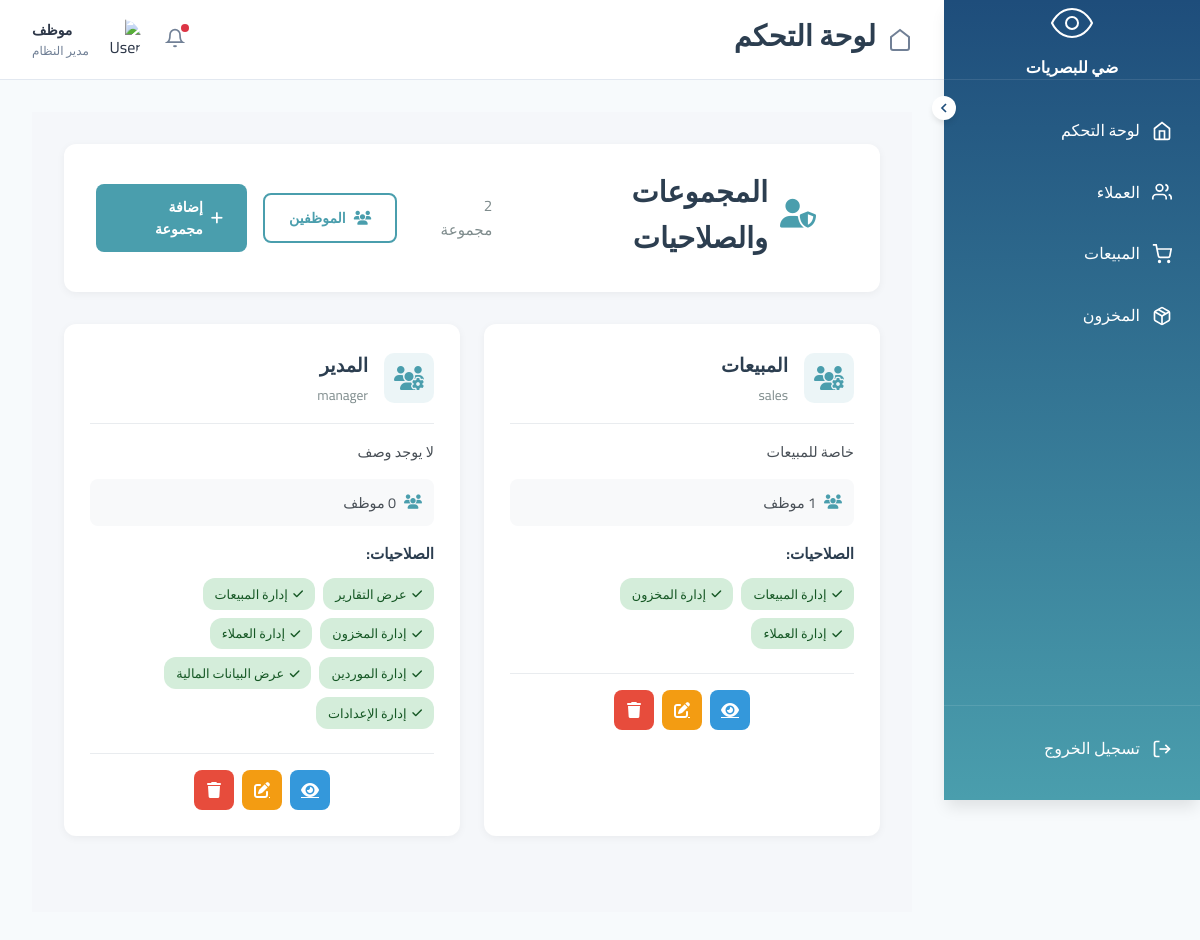
/employees/groups/ (signed in), run on the app's committed database.
### settings/models.py (models this page shows, shortened)
class CompanySettings(models.Model):
    company_name_ar = models.CharField('اسم المؤسسة (عربي)', max_length=200, blank=True)
    company_name_en = models.CharField('اسم المؤسسة (إنجليزي)', max_length=200, blank=True)
    logo = models.ImageField('شعار المؤسسة', upload_to='company/', blank=True, null=True)
    unified_number = models.CharField('الرقم الموحد', max_length=50, blank=True)
    commercial_register = models.CharField('السجل التجاري', max_length=50, blank=True)
    tax_number = models.CharField('الرقم الضريبي', max_length=50, blank=True)
    national_address = models.TextField('العنوان الوطني', blank=True)
    location_url = models.URLField('رابط الموقع', blank=True)
    phone_regex = RegexValidator(
        regex=r'^\+?966?\d{9,10}$',
        message="رقم الهاتف يجب أن يكون بصيغة: '0501234567' أو '+966501234567'"
    )
    contact_phone = models.CharField(
        'رقم الجوال',
        validators=[phone_regex],
        max_length=17,
        blank=True
    )
    contact_email = models.EmailField('البريد الإلكتروني', blank=True)
    owner_name = models.CharField('اسم المفوض/المالك', max_length=200, blank=True)
    owner_id_number = models.CharField('رقم الهوية', max_length=20, blank=True)
    owner_phone = models.CharField(
        'رقم جوال المفوض',
        validators=[phone_regex],
        max_length=17,
        blank=True
    )
    owner_email = models.EmailField('بريد المفوض الإلكتروني', blank=True)
    created_at = models.DateTimeField('تاريخ الإنشاء', auto_now_add=True)
    updated_at = models.DateTimeField('تاريخ التحديث', auto_now=True)
    class Meta:
        verbose_name = 'إعدادات المؤسسة'
        verbose_name_plural = 'إعدادات المؤسسة'
    @classmethod
    def get_settings(cls):
        settings, created = cls.objects.get_or_create(pk=1)
        return settings

### employees/models.py (models this page shows, shortened)
class EmployeeGroup(models.Model):
    name = models.CharField('اسم المجموعة', max_length=100, unique=True)
    name_arabic = models.CharField('الاسم بالعربي', max_length=100)
    description = models.TextField('الوصف', blank=True)
    group = models.OneToOneField(Group, on_delete=models.CASCADE, related_name='employee_group')
    can_view_reports = models.BooleanField('عرض التقارير', default=False)
    can_manage_sales = models.BooleanField('إدارة المبيعات', default=False)
    can_manage_inventory = models.BooleanField('إدارة المخزون', default=False)
    can_manage_customers = models.BooleanField('إدارة العملاء', default=False)
    can_manage_suppliers = models.BooleanField('إدارة الموردين', default=False)
    can_view_financial = models.BooleanField('عرض البيانات المالية', default=False)
    can_manage_settings = models.BooleanField('إدارة الإعدادات', default=False)
    created_at = models.DateTimeField('تاريخ الإنشاء', auto_now_add=True)
    updated_at = models.DateTimeField('تاريخ التحديث', auto_now=True)
    class Meta:
        verbose_name = 'مجموعة موظفين'
        verbose_name_plural = 'مجموعات الموظفين'
        ordering = ['name']

### employees/views.py (the view)
# urls.py: path('groups/', views.group_list, name='group_list'),
@login_required
def group_list(request):
    groups = EmployeeGroup.objects.annotate(
        employees_count=Count('group__user')
    ).all()
    context = {
        'groups': groups,
    }
    return render(request, 'employees/group_list.html', context)

### config/context_processors.py (called while the page is built)
def company_settings(request):
    settings = CompanySettings.get_settings()
    return {
        'company_settings': settings,
        'company_name': settings.company_name_ar or 'اسم المؤسسة',
        'company_logo': settings.logo.url if settings.logo else None,
    }

### templates/employees/group_list.html (shortened to what this page needs)
{% extends 'base.html' %}
{% load static %}
{% block extra_css %}
<link rel="stylesheet" href="{% static 'css/employees/employees.css' %}">
{% endblock %}
{% block content %}
<div class="employees-page">
    <div class="page-header">
        <div class="header-content">
            <h1>
                <i class="fas fa-user-shield"></i>
                المجموعات والصلاحيات
            </h1>
            <p class="subtitle">{{ groups.count }} مجموعة</p>
        </div>
        <div class="header-actions">
            <a href="{% url 'employees:list' %}" class="btn btn-outline">
                <i class="fas fa-users"></i>
                الموظفين
            </a>
            <a href="{% url 'employees:group_add' %}" class="btn btn-primary">
                <i class="fas fa-plus"></i>
                إضافة مجموعة
            </a>
        </div>
    </div>
    <div class="groups-grid">
        {% for group in groups %}
        <div class="group-card">
            <div class="group-header">
                <div class="group-icon">
                    <i class="fas fa-users-cog"></i>
                </div>
                <div class="group-info">
                    <h3>{{ group.name_arabic }}</h3>
                    <p class="group-code">{{ group.name }}</p>
                </div>
            </div>
            <div class="group-description">
                {{ group.description|default:"لا يوجد وصف"|truncatewords:15 }}
            </div>
            <div class="group-stats">
                <div class="stat-item">
                    <i class="fas fa-users"></i>
                    <span>{{ group.employees_count }} موظف</span>
                </div>
            </div>
            <div class="group-permissions">
                <h4>الصلاحيات:</h4>
                <div class="permissions-list">
                    {% if group.can_view_reports %}
                    <span class="permission-badge"><i class="fas fa-check"></i> عرض التقارير</span>
                    {% endif %}
                    {% if group.can_manage_sales %}
                    <span class="permission-badge"><i class="fas fa-check"></i> إدارة المبيعات</span>
                    {% endif %}
                    {% if group.can_manage_inventory %}
                    <span class="permission-badge"><i class="fas fa-check"></i> إدارة المخزون</span>
                    {% endif %}
                    {% if group.can_manage_customers %}
                    <span class="permission-badge"><i class="fas fa-check"></i> إدارة العملاء</span>
                    {% endif %}
                    {% if group.can_manage_suppliers %}
                    <span class="permission-badge"><i class="fas fa-check"></i> إدارة الموردين</span>
                    {% endif %}
                    {% if group.can_view_financial %}
                    <span class="permission-badge"><i class="fas fa-check"></i> عرض البيانات المالية</span>
                    {% endif %}
                    {% if group.can_manage_settings %}
                    <span class="permission-badge"><i class="fas fa-check"></i> إدارة الإعدادات</span>
                    {% endif %}
                </div>
            </div>
            <div class="group-actions">
                <a href="{% url 'employees:group_detail' group.pk %}" class="btn-action btn-view" title="عرض">
                    <i class="fas fa-eye"></i>
                </a>
                <a href="{% url 'employees:group_edit' group.pk %}" class="btn-action btn-edit" title="تعديل">
                    <i class="fas fa-edit"></i>
                </a>
                <button onclick="confirmDelete({{ group.pk }}, '{{ group.name_arabic }}')"
                        class="btn-action btn-delete"
                        title="حذف">
                    <i class="fas fa-trash"></i>
                </button>
            </div>
        </div>
        {% endfor %}
    </div>
</div>
{% endblock %}

### templates/base.html (shortened to what this page needs)
{% load static %}
<!DOCTYPE html>
<html lang="ar" dir="rtl">
<head>
    <link rel="stylesheet" href="https://cdnjs.cloudflare.com/ajax/libs/font-awesome/6.4.0/css/all.min.css">
    <link rel="stylesheet" href="{% static 'css/base.css' %}">
    {% block extra_css %}{% endblock %}
</head>
<body>
    <aside id="sidebar" class="sidebar">
        <div class="sidebar-logo">
            <div class="logo-container">
                {% if company_logo %}
                <img src="{{ company_logo }}" alt="{{ company_name }}" class="logo-image">
                {% else %}
                <svg class="logo-icon" viewBox="0 0 24 24" fill="none" stroke="currentColor">
                    <path d="M2 12s3-7 10-7 10 7 10 7-3 7-10 7-10-7-10-7z"></path>
                    <circle cx="12" cy="12" r="3"></circle>
                </svg>
                {% endif %}
                <span class="logo-text">{{ company_name }}</span>
            </div>
        </div>
        <button id="sidebar-toggle" class="sidebar-toggle">
            <svg class="icon" viewBox="0 0 24 24" fill="none" stroke="currentColor">
                <polyline points="15 18 9 12 15 6"></polyline>
            </svg>
        </button>
        <nav class="sidebar-nav">
            <a href="{% url 'dashboard' %}" class="nav-item {% if request.resolver_match.url_name == 'dashboard' %}active{% endif %}">
                <svg class="icon" viewBox="0 0 24 24" fill="none" stroke="currentColor">
                    <path d="m3 9 9-7 9 7v11a2 2 0 0 1-2 2H5a2 2 0 0 1-2-2z"></path>
                    <polyline points="9 22 9 12 15 12 15 22"></polyline>
                </svg>
                <span class="nav-text">لوحة التحكم</span>
            </a>
            <a href="{% url 'customers:list' %}" class="nav-item {% if 'customers' in request.path %}active{% endif %}">
                <svg class="icon" viewBox="0 0 24 24" fill="none" stroke="currentColor">
                    <path d="M17 21v-2a4 4 0 0 0-4-4H5a4 4 0 0 0-4 4v2"></path>
                    <circle cx="9" cy="7" r="4"></circle>
                    <path d="M23 21v-2a4 4 0 0 0-3-3.87"></path>
                    <path d="M16 3.13a4 4 0 0 1 0 7.75"></path>
                </svg>
                <span class="nav-text">العملاء</span>
            </a>
            <a href="{% url 'sales:list' %}" class="nav-item {% if 'sales' in request.path %}active{% endif %}">
                <svg class="icon" viewBox="0 0 24 24" fill="none" stroke="currentColor">
                    <circle cx="9" cy="21" r="1"></circle>
                    <circle cx="20" cy="21" r="1"></circle>
                    <path d="M1 1h4l2.68 13.39a2 2 0 0 0 2 1.61h9.72a2 2 0 0 0 2-1.61L23 6H6"></path>
                </svg>
                <span class="nav-text">المبيعات</span>
            </a>
            <a href="{% url 'stock:dashboard' %}" class="nav-item {% if 'stock' in request.path %}active{% endif %}">
                <span class="nav-text">المخزون</span>
            </a>
        </nav>
        <div class="sidebar-footer">
            <a href="{% url 'logout' %}"
            class="nav-item logout-btn"
            onclick="return confirm('هل أنت متأكد من تسجيل الخروج؟');">
             <svg class="icon" viewBox="0 0 24 24" fill="none" stroke="currentColor">
                 <path d="M9 21H5a2 2 0 0 1-2-2V5a2 2 0 0 1 2-2h4"></path>
                 <polyline points="16 17 21 12 16 7"></polyline>
                 <line x1="21" y1="12" x2="9" y2="12"></line>
             </svg>
             <span class="nav-text">تسجيل الخروج</span>
         </a>
        </div>
    </aside>
    <main id="main-content" class="main-content">
        <header class="header">
            <div class="header-content">
                <div class="header-title">
                    <svg class="icon" viewBox="0 0 24 24" fill="none" stroke="currentColor">
                        {% block header_icon %}
                        <path d="m3 9 9-7 9 7v11a2 2 0 0 1-2 2H5a2 2 0 0 1-2-2z"></path>
                        {% endblock %}
                    </svg>
                    <h1>{% block page_title %}لوحة التحكم{% endblock %}</h1>
                </div>
                <div class="header-actions">
                    <button class="notification-btn">
                        <svg class="icon" viewBox="0 0 24 24" fill="none" stroke="currentColor">
                            <path d="M18 8A6 6 0 0 0 6 8c0 7-3 9-3 9h18s-3-2-3-9"></path>
                            <path d="M13.73 21a2 2 0 0 1-3.46 0"></path>
                        </svg>
                        <span class="notification-badge"></span>
                    </button>
                    <div class="user-profile">
                        <img src="{% static 'images/default-avatar.png' %}" alt="User" class="user-avatar">
                        <div class="user-info">
                            <div class="user-name">{{ user.get_full_name|default:user.username }}</div>
                            <div class="user-role">مدير النظام</div>
                        </div>
                    </div>
                </div>
            </div>
        </header>
        <div class="page-content">
            {% block content %}{% endblock %}
        </div>
    </main>
</body>
</html>

### static/css/employees/employees.css (style rules this page uses)
.employees-page { padding: 2rem; background: #f5f7fa; min-height: 100vh; }
.page-header { display: flex; justify-content: space-between; align-items: center; margin-bottom: 2rem; background: white; padding: 1.5rem 2rem; border-radius: 12px; box-shadow: 0 2px 8px rgba(0,0,0,0.05); }
.header-content h1 { font-size: 1.8rem; color: #2c3e50; margin: 0 0 0.5rem 0; display: flex; align-items: center; gap: 0.75rem; }
.header-content h1 i { color: #4A9EAD; }
.subtitle { color: #7f8c8d; font-size: 0.95rem; margin: 0; }
.header-actions { display: flex; gap: 1rem; }
.btn-action { width: 40px; height: 40px; border-radius: 8px; border: none; cursor: pointer; transition: all 0.3s ease; display: flex; align-items: center; justify-content: center; font-size: 1rem; }
.btn-view { background: #3498db; color: white; }
.btn-edit { background: #f39c12; color: white; }
.btn { padding: 0.75rem 1.5rem; border: none; border-radius: 8px; font-weight: 600; cursor: pointer; transition: all 0.3s ease; text-decoration: none; display: inline-flex; align-items: center; gap: 0.5rem; }
.btn-primary { background: #4A9EAD; color: white; }
.btn-outline { background: white; color: #4A9EAD; border: 2px solid #4A9EAD; }

### templates/employees/group_list.html (style rules this page uses)
.groups-grid { display: grid; grid-template-columns: repeat(auto-fill, minmax(350px, 1fr)); gap: 1.5rem; }
.group-card { background: white; border-radius: 12px; padding: 1.5rem; box-shadow: 0 2px 8px rgba(0,0,0,0.05); transition: all 0.3s ease; border: 2px solid transparent; }
.group-header { display: flex; align-items: center; gap: 1rem; margin-bottom: 1rem; padding-bottom: 1rem; border-bottom: 1px solid #e9ecef; }
.group-icon { width: 50px; height: 50px; background: rgba(74, 158, 173, 0.1); border-radius: 10px; display: flex; align-items: center; justify-content: center; font-size: 1.5rem; color: #4A9EAD; }
.group-info h3 { margin: 0 0 0.25rem 0; color: #2c3e50; font-size: 1.2rem; }
.group-code { margin: 0; color: #7f8c8d; font-size: 0.85rem; }
.group-description { color: #495057; font-size: 0.9rem; margin-bottom: 1rem; line-height: 1.6; }
.group-stats { display: flex; gap: 1rem; margin-bottom: 1rem; padding: 0.75rem; background: #f8f9fa; border-radius: 8px; }
.stat-item { display: flex; align-items: center; gap: 0.5rem; color: #495057; font-size: 0.9rem; }
.stat-item i { color: #4A9EAD; }
.group-permissions h4 { margin: 0 0 0.75rem 0; color: #2c3e50; font-size: 0.95rem; }
.permissions-list { display: flex; flex-wrap: wrap; gap: 0.5rem; }
.permission-badge { padding: 0.35rem 0.75rem; background: #d4edda; color: #155724; border-radius: 12px; font-size: 0.8rem; display: flex; align-items: center; gap: 0.35rem; }
.permission-badge i { font-size: 0.7rem; }
.group-actions { display: flex; gap: 0.5rem; justify-content: center; margin-top: 1.5rem; padding-top: 1rem; border-top: 1px solid #e9ecef; }
.btn-delete { background: #e74c3c; color: white; }

### data on the page
CompanySettings: company_name_ar "ضي للبصريات"
EmployeeGroup: name_arabic "المبيعات", name "sales", description "خاصة للمبيعات", can_manage_sales True (drawn), can_manage_inventory True (drawn), can_manage_customers True (drawn)
EmployeeGroup: name_arabic "المدير", name "manager", description "لا يوجد وصف", can_view_reports True (drawn), can_manage_sales True (drawn), can_manage_inventory True (drawn), can_manage_customers True (drawn), can_manage_suppliers True (drawn), can_view_financial True (drawn), can_manage_settings True (drawn)

### other printed values
{{ user.get_full_name|default:user.username }} "موظف"
{{ groups.count }} "2"
